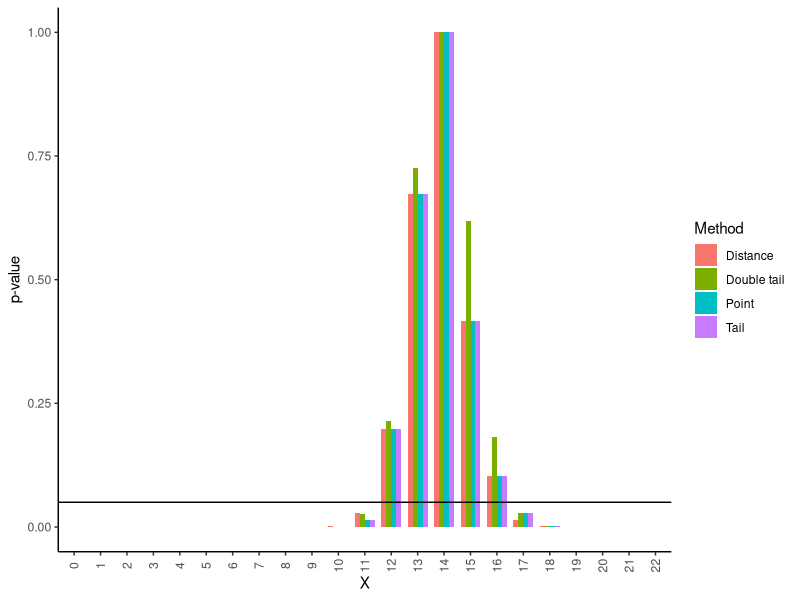
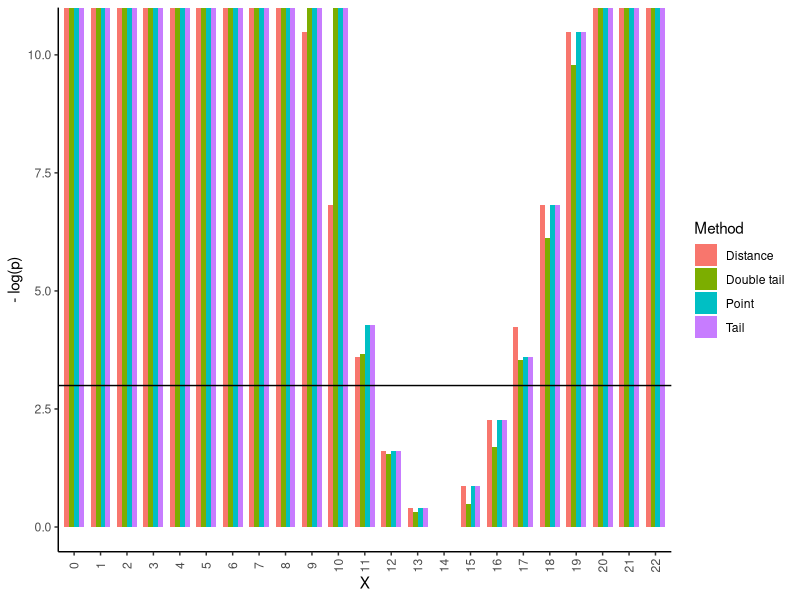
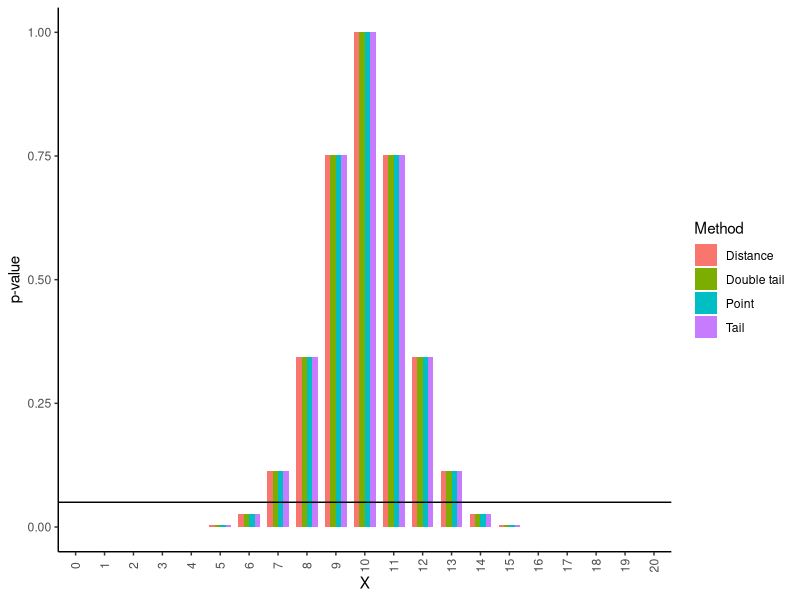
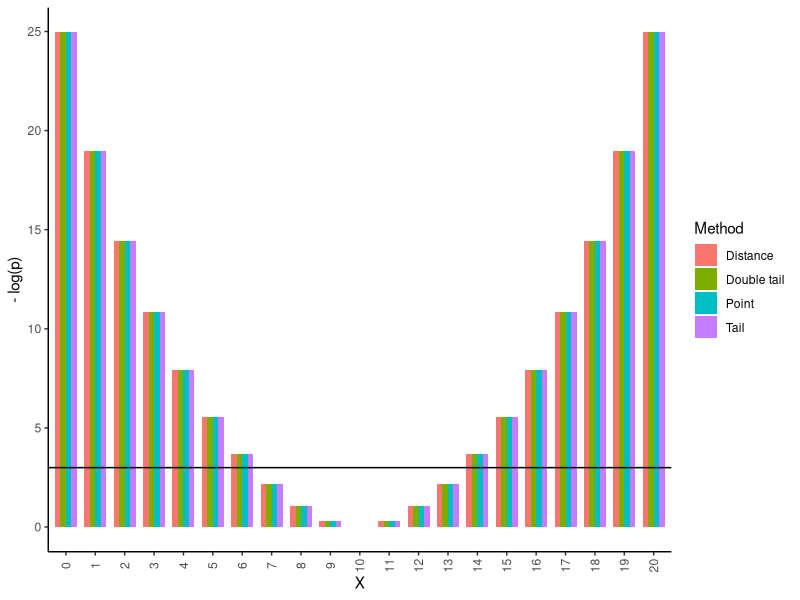
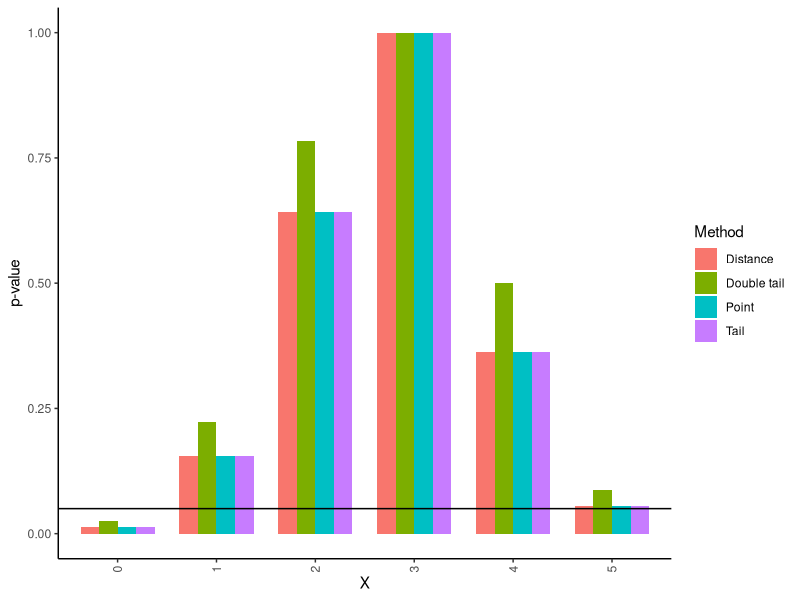
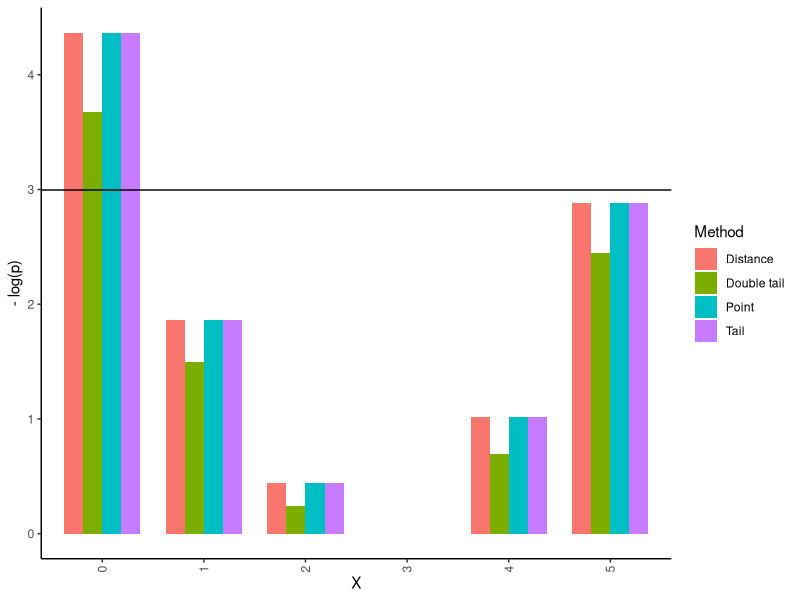
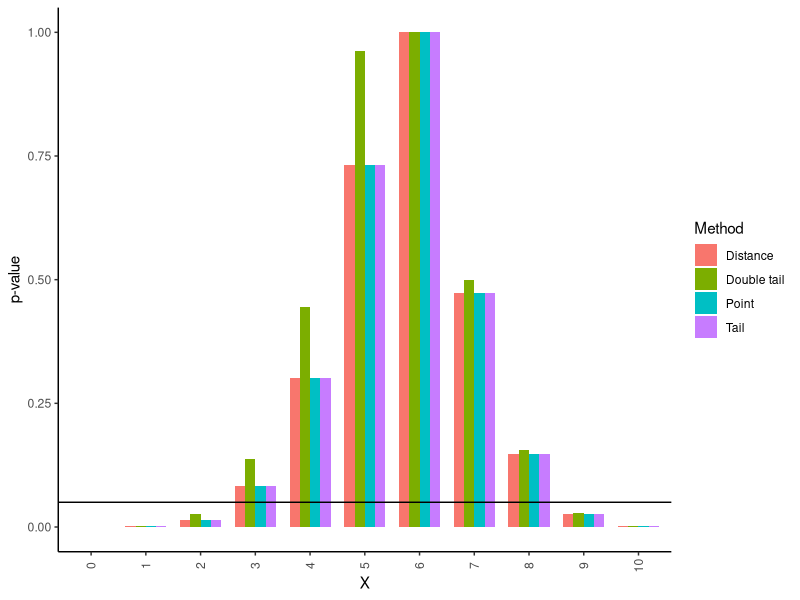
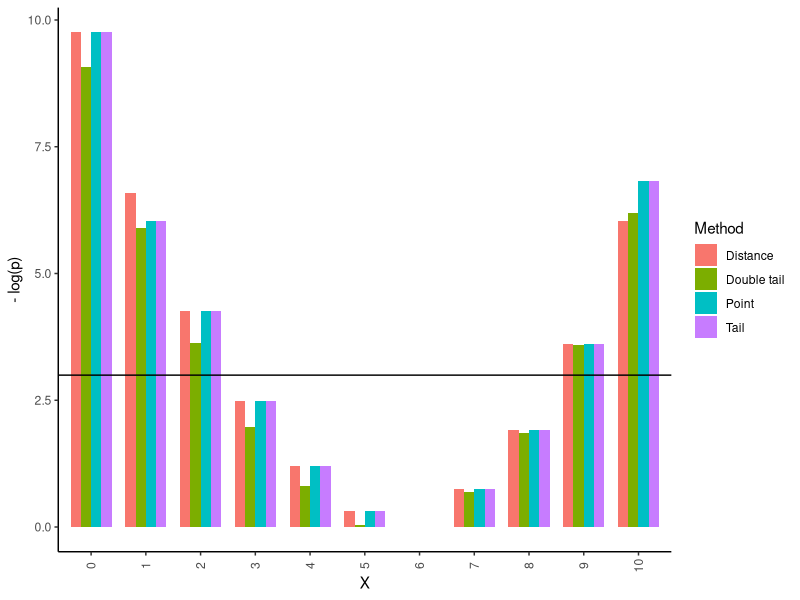

Recreate these plots in R, in order. (Note: this script raises an error after producing the figures.)
## ---- chunk 1
library(ggplot2)
library(reshape2)
library(tidyverse)
## ---- chunk 2
dmodel <- function(x, c, n_1 = 10, n_2 = 10){
  dhyper(x, n_1, n_2, c)
}

pmodel <- function(x, c, n_1 = 10, n_2 = 10){
  phyper(x, n_1, n_2, c)
}

exp_val_model <- function(c, n_1, n_2){
  c*n_1 /(n_1 + n_2)
}
## ---- chunk 3
## Import the methods
## Modify to support Fischer
p_val_a <- function(x, c, n_1, n_2){
  pr_tail_l = pmodel(x, c, n_1, n_2)
  ## Use 1 - tail prob but add point prob
  pr_tail_r = 1 - pr_tail_l + dmodel(x, c, n_1, n_2)
  
  p_val = 2 * min(pr_tail_l, pr_tail_r, 1/2)
  p_val
}

p_val_a(7, 10, 10, 10)

p_val_b <- function(x, c, n_1, n_2, multi_modal = TRUE){
  W_x = dmodel(x, c, n_1, n_2)
  
  S = 0:c
  p_val = 0
  
  if (multi_modal){
    # If multimodal makes this a bad for this p-method
    for(y in S){
      W_y = dmodel(y, c, n_1, n_2)
      if(W_y > W_x){
      }
      else{
        p_y = W_y
        p_val = p_val + p_y
      }
    }
  }
  else{
    #WIP of effectivised computation
  }
  
  p_val
}

p_val_b(3, 10, 10, 10, TRUE)

# Assuming point mass function
p_val_c <- function(x, c, n_1, n_2){
  p_tail_l = pmodel(x, c, n_1, n_2)
  p_tail_r = 1- p_tail_l + dmodel(x, c, n_1, n_2)
  epsilon = 1e-16
  if (p_tail_l < p_tail_r + epsilon){
    # Add the maximum right tail that is smaller than left tail
    ## Start with 0 tail and add one point mass at a time until it grow bigger than left tail
    r_tail_max_smaller = 0
    y = c
    sugg = r_tail_max_smaller
    while(sugg < p_tail_l + epsilon){
      r_tail_max_smaller = sugg # Accept suggestion
      r_add = dmodel(y, c, n_1, n_2) # Calculate new point mass to be added
      sugg = sugg + r_add # Propose new suggestion
      y = y - 1 # Take one lower y-value
    }
    p_val = p_tail_l +  r_tail_max_smaller
  }
  else{
    # Do the same thing but find maximum smaller left tail instead of right
    l_tail_max_smaller = 0
    y = 0
    sugg = l_tail_max_smaller
    while(sugg < p_tail_r + epsilon){
      l_tail_max_smaller = sugg # Accept suggestion
      l_add = dmodel(y, c, n_1, n_2) # Calculate new point mass to be added
      sugg = sugg + l_add # Propose new suggestion
      y = y + 1 # Take one higher y-value
    }
    p_val = p_tail_r +  l_tail_max_smaller
  }
  if(p_val > 1){ # If the distrbution is symmetric it will count the central event twice.
    return(1)
  }
  p_val
}

p_val_c(7, 10, 10, 10)

p_val_d <- function(x, c, n_1, n_2) {
  exp_val = exp_val_model(c, n_1, n_2)
  W_x = abs(x - exp_val)
  
  p_val = 0
  S = 0:c
  for(y in S){
    W_y = abs(y - exp_val)
    if(W_y < W_x){}
    else{
      p_val = p_val + dmodel(y, c, n_1, n_2)
    }
  }
  p_val
}

p_val_d(7, 10, 10, 10)
## ---- chunk 4
# Keeping it simple with bar plots
comparison_p_vals <- function(c, n_1, n_2){
  p_a = NULL
  p_b = NULL
  p_c = NULL
  p_d = NULL

  for(i in 0:c){
    p_a = c(p_a, p_val_a(i, c, n_1, n_2))
    p_b = c(p_b, p_val_b(i, c, n_1, n_2))
    p_c = c(p_c, p_val_c(i, c, n_1, n_2))
    p_d = c(p_d, p_val_d(i, c, n_1, n_2))
  }
  
  df <- data.frame(p_a, p_b, p_c, p_d)
  colnames(df) <- c("Double tail", "Point", "Tail", "Distance")  #Added zero width space for "Double tail" to be shown first in plot
  df["x_val"] <- 0:c
  
  df
}

df <- comparison_p_vals(22, 19, 11)

df %>%
  pivot_longer(-x_val, names_to = "Method", values_to = "P") %>%
  ggplot(aes(x = factor(x_val), y = P, fill = Method), xlab = "Method") +
  geom_bar(stat = "identity", width = .75, position = "dodge") +
  theme_classic() +
  labs(x = "X", y = "p-value")+
  theme(axis.text.x = element_text(angle = 90, vjust = 0.5))+
  geom_hline(yintercept = .05)
  #scale_x_discrete(limits = factor(13:28))
  

df %>%
  pivot_longer(-x_val, names_to = "Method", values_to = "P") %>%
  ggplot(aes(x = factor(x_val), y = -log(P), fill = Method), xlab = "Method") +
  geom_bar(stat = "identity", width = .75, position = "dodge") +
  theme_classic() +
  labs(x = "X", y = "- log(p)")+
  theme(axis.text.x = element_text(angle = 90, vjust = 0.5))+
  #scale_x_discrete(limits = factor(13:28))
  geom_hline(yintercept = -log(5e-2))
## ---- chunk 5
df <-comparison_p_vals(20, 20, 20)

df %>%
  pivot_longer(-x_val, names_to = "Method", values_to = "P") %>%
  ggplot(aes(x = factor(x_val), y = P, fill = Method), xlab = "Method") +
  geom_bar(stat = "identity", width = .75, position = "dodge") +
  theme_classic() +
  labs(x = "X", y = "p-value")+
  theme(axis.text.x = element_text(angle = 90, vjust = 0.5))+
  geom_hline(yintercept = .05)
  #scale_x_discrete(limits = factor(13:28))
  

df %>%
  pivot_longer(-x_val, names_to = "Method", values_to = "P") %>%
  ggplot(aes(x = factor(x_val), y = -log(P), fill = Method), xlab = "Method") +
  geom_bar(stat = "identity", width = .75, position = "dodge") +
  theme_classic() +
  labs(x = "X", y = "- log(p)")+
  theme(axis.text.x = element_text(angle = 90, vjust = 0.5))+
  #scale_x_discrete(limits = factor(13:28))
  geom_hline(yintercept = -log(5e-2))
## ---- chunk 6
df <-comparison_p_vals(5, 25, 20)

df %>%
  pivot_longer(-x_val, names_to = "Method", values_to = "P") %>%
  ggplot(aes(x = factor(x_val), y = P, fill = Method), xlab = "Method") +
  geom_bar(stat = "identity", width = .75, position = "dodge") +
  theme_classic() +
  labs(x = "X", y = "p-value")+
  theme(axis.text.x = element_text(angle = 90, vjust = 0.5))+
  geom_hline(yintercept = .05)
  #scale_x_discrete(limits = factor(13:28))
  

df %>%
  pivot_longer(-x_val, names_to = "Method", values_to = "P") %>%
  ggplot(aes(x = factor(x_val), y = -log(P), fill = Method), xlab = "Method") +
  geom_bar(stat = "identity", width = .75, position = "dodge") +
  theme_classic() +
  labs(x = "X", y = "- log(p)")+
  theme(axis.text.x = element_text(angle = 90, vjust = 0.5))+
  #scale_x_discrete(limits = factor(13:28))
  geom_hline(yintercept = -log(5e-2))
## ---- chunk 7
df <-comparison_p_vals(10, 25, 20)

df %>%
  pivot_longer(-x_val, names_to = "Method", values_to = "P") %>%
  ggplot(aes(x = factor(x_val), y = P, fill = Method), xlab = "Method") +
  geom_bar(stat = "identity", width = .75, position = "dodge") +
  theme_classic() +
  labs(x = "X", y = "p-value")+
  theme(axis.text.x = element_text(angle = 90, vjust = 0.5))+
  geom_hline(yintercept = .05)
  #scale_x_discrete(limits = factor(13:28))
  

df %>%
  pivot_longer(-x_val, names_to = "Method", values_to = "P") %>%
  ggplot(aes(x = factor(x_val), y = -log(P), fill = Method), xlab = "Method") +
  geom_bar(stat = "identity", width = .75, position = "dodge") +
  theme_classic() +
  labs(x = "X", y = "- log(p)")+
  theme(axis.text.x = element_text(angle = 90, vjust = 0.5))+
  #scale_x_discrete(limits = factor(13:28))
  geom_hline(yintercept = -log(5e-2))
## ---- chunk 8
df <-comparison_p_vals(15, 25, 20)

df %>%
  pivot_longer(-x_val, names_to = "Method", values_to = "P") %>%
  ggplot(aes(x = factor(x_val), y = P, fill = Method), xlab = "Method") +
  geom_bar(stat = "identity", width = .75, position = "dodge") +
  theme_classic() +
  labs(x = "X", y = "p-value")+
  theme(axis.text.x = element_text(angle = 90, vjust = 0.5))+
  geom_hline(yintercept = .05)
  #scale_x_discrete(limits = factor(13:28))
  

df %>%
  pivot_longer(-x_val, names_to = "Method", values_to = "P") %>%
  ggplot(aes(x = factor(x_val), y = -log(P), fill = Method), xlab = "Method") +
  geom_bar(stat = "identity", width = .75, position = "dodge") +
  theme_classic() +
  labs(x = "X", y = "- log(p)")+
  theme(axis.text.x = element_text(angle = 90, vjust = 0.5))+
  #scale_x_discrete(limits = factor(13:28))
  geom_hline(yintercept = -log(5e-2))
## ---- chunk 9
df <-comparison_p_vals(22, 25, 20)

df %>%
  pivot_longer(-x_val, names_to = "Method", values_to = "P") %>%
  ggplot(aes(x = factor(x_val), y = P, fill = Method), xlab = "Method") +
  geom_bar(stat = "identity", width = .75, position = "dodge") +
  theme_classic() +
  labs(x = "X", y = "p-value")+
  theme(axis.text.x = element_text(angle = 90, vjust = 0.5))+
  geom_hline(yintercept = .05)
  #scale_x_discrete(limits = factor(13:28))
  

df %>%
  pivot_longer(-x_val, names_to = "Method", values_to = "P") %>%
  ggplot(aes(x = factor(x_val), y = -log(P), fill = Method), xlab = "Method") +
  geom_bar(stat = "identity", width = .75, position = "dodge") +
  theme_classic() +
  labs(x = "X", y = "- log(p)")+
  theme(axis.text.x = element_text(angle = 90, vjust = 0.5))+
  #scale_x_discrete(limits = factor(13:28))
  geom_hline(yintercept = -log(5e-2))
## ---- chunk 10
df <-comparison_p_vals(10, 45, 40)

df %>%
  pivot_longer(-x_val, names_to = "Method", values_to = "P") %>%
  ggplot(aes(x = factor(x_val), y = P, fill = Method), xlab = "Method") +
  geom_bar(stat = "identity", width = .75, position = "dodge") +
  theme_classic() +
  labs(x = "X", y = "p-value")+
  theme(axis.text.x = element_text(angle = 90, vjust = 0.5))+
  geom_hline(yintercept = .05)
  #scale_x_discrete(limits = factor(13:28))
  

df %>%
  pivot_longer(-x_val, names_to = "Method", values_to = "P") %>%
  ggplot(aes(x = factor(x_val), y = -log(P), fill = Method), xlab = "Method") +
  geom_bar(stat = "identity", width = .75, position = "dodge") +
  theme_classic() +
  labs(x = "X", y = "- log(p)")+
  theme(axis.text.x = element_text(angle = 90, vjust = 0.5))+
  #scale_x_discrete(limits = factor(13:28))
  geom_hline(yintercept = -log(5e-2))
## ---- chunk 11
df <-comparison_p_vals(25, 45, 40)

df %>%
  pivot_longer(-x_val, names_to = "Method", values_to = "P") %>%
  ggplot(aes(x = factor(x_val), y = P, fill = Method), xlab = "Method") +
  geom_bar(stat = "identity", width = .75, position = "dodge") +
  theme_classic() +
  labs(x = "X", y = "p-value")+
  theme(axis.text.x = element_text(angle = 90, vjust = 0.5))+
  geom_hline(yintercept = .05)
  #scale_x_discrete(limits = factor(13:28))
  

df %>%
  pivot_longer(-x_val, names_to = "Method", values_to = "P") %>%
  ggplot(aes(x = factor(x_val), y = -log(P), fill = Method), xlab = "Method") +
  geom_bar(stat = "identity", width = .75, position = "dodge") +
  theme_classic() +
  labs(x = "X", y = "- log(p)")+
  theme(axis.text.x = element_text(angle = 90, vjust = 0.5))+
  #scale_x_discrete(limits = factor(13:28))
  geom_hline(yintercept = -log(5e-2))
## ---- chunk 12
df <-comparison_p_vals(42, 45, 40)

df %>%
  pivot_longer(-x_val, names_to = "Method", values_to = "P") %>%
  ggplot(aes(x = factor(x_val), y = P, fill = Method), xlab = "Method") +
  geom_bar(stat = "identity", width = .75, position = "dodge") +
  theme_classic() +
  labs(x = "X", y = "p-value")+
  theme(axis.text.x = element_text(angle = 90, vjust = 0.5))+
  geom_hline(yintercept = .05)
  #scale_x_discrete(limits = factor(13:28))
  

df %>%
  pivot_longer(-x_val, names_to = "Method", values_to = "P") %>%
  ggplot(aes(x = factor(x_val), y = -log(P), fill = Method), xlab = "Method") +
  geom_bar(stat = "identity", width = .75, position = "dodge") +
  theme_classic() +
  labs(x = "X", y = "- log(p)")+
  theme(axis.text.x = element_text(angle = 90, vjust = 0.5))+
  #scale_x_discrete(limits = factor(13:28))
  geom_hline(yintercept = -log(5e-2))
## ---- chunk 13
df <-comparison_p_vals(5, 30, 15)

df %>%
  pivot_longer(-x_val, names_to = "Method", values_to = "P") %>%
  ggplot(aes(x = factor(x_val), y = P, fill = Method), xlab = "Method") +
  geom_bar(stat = "identity", width = .75, position = "dodge") +
  theme_classic() +
  labs(x = "X", y = "p-value")+
  theme(axis.text.x = element_text(angle = 90, vjust = 0.5))+
  geom_hline(yintercept = .05)
  #scale_x_discrete(limits = factor(13:28))
  

df %>%
  pivot_longer(-x_val, names_to = "Method", values_to = "P") %>%
  ggplot(aes(x = factor(x_val), y = -log(P), fill = Method), xlab = "Method") +
  geom_bar(stat = "identity", width = .75, position = "dodge") +
  theme_classic() +
  labs(x = "X", y = "- log(p)")+
  theme(axis.text.x = element_text(angle = 90, vjust = 0.5))+
  #scale_x_discrete(limits = factor(13:28))
  geom_hline(yintercept = -log(5e-2))
## ---- chunk 14
df <-comparison_p_vals(15, 30, 15)

df %>%
  pivot_longer(-x_val, names_to = "Method", values_to = "P") %>%
  ggplot(aes(x = factor(x_val), y = P, fill = Method), xlab = "Method") +
  geom_bar(stat = "identity", width = .75, position = "dodge") +
  theme_classic() +
  labs(x = "X", y = "p-value")+
  theme(axis.text.x = element_text(angle = 90, vjust = 0.5))+
  geom_hline(yintercept = .05)
  #scale_x_discrete(limits = factor(13:28))
  

df %>%
  pivot_longer(-x_val, names_to = "Method", values_to = "P") %>%
  ggplot(aes(x = factor(x_val), y = -log(P), fill = Method), xlab = "Method") +
  geom_bar(stat = "identity", width = .75, position = "dodge") +
  theme_classic() +
  labs(x = "X", y = "- log(p)")+
  theme(axis.text.x = element_text(angle = 90, vjust = 0.5))+
  #scale_x_discrete(limits = factor(13:28))
  geom_hline(yintercept = -log(5e-2))
## ---- chunk 15
df <-comparison_p_vals(15, 31, 15)

df %>%
  pivot_longer(-x_val, names_to = "Method", values_to = "P") %>%
  ggplot(aes(x = factor(x_val), y = P, fill = Method), xlab = "Method") +
  geom_bar(stat = "identity", width = .75, position = "dodge") +
  theme_classic() +
  labs(x = "X", y = "p-value")+
  theme(axis.text.x = element_text(angle = 90, vjust = 0.5))+
  geom_hline(yintercept = .05)
  #scale_x_discrete(limits = factor(13:28))
  

df %>%
  pivot_longer(-x_val, names_to = "Method", values_to = "P") %>%
  ggplot(aes(x = factor(x_val), y = -log(P), fill = Method), xlab = "Method") +
  geom_bar(stat = "identity", width = .75, position = "dodge") +
  theme_classic() +
  labs(x = "X", y = "- log(p)")+
  theme(axis.text.x = element_text(angle = 90, vjust = 0.5))+
  #scale_x_discrete(limits = factor(13:28))
  geom_hline(yintercept = -log(5e-2))
## ---- chunk 16
df <-comparison_p_vals(22, 30, 15)

df %>%
  pivot_longer(-x_val, names_to = "Method", values_to = "P") %>%
  ggplot(aes(x = factor(x_val), y = P, fill = Method), xlab = "Method") +
  geom_bar(stat = "identity", width = .75, position = "dodge") +
  theme_classic() +
  labs(x = "X", y = "p-value")+
  theme(axis.text.x = element_text(angle = 90, vjust = 0.5))+
  geom_hline(yintercept = .05)
  #scale_x_discrete(limits = factor(13:28))
  

df %>%
  pivot_longer(-x_val, names_to = "Method", values_to = "P") %>%
  ggplot(aes(x = factor(x_val), y = -log(P), fill = Method), xlab = "Method") +
  geom_bar(stat = "identity", width = .75, position = "dodge") +
  theme_classic() +
  labs(x = "X", y = "- log(p)")+
  theme(axis.text.x = element_text(angle = 90, vjust = 0.5))+
  #scale_x_discrete(limits = factor(13:28))
  geom_hline(yintercept = -log(5e-2))
## ---- chunk 17
# calculate power 
power_calc <- function(p_1, p_2, n_1, n_2, a, method){
  power = 0
  
  K = 0:(n_1 + n_2)
  for(c in K){
    # Calculate prob of c
    prob_c = prob_c_calc(c, p_1, p_2, n_1, n_2)
      
    S = 0:c
    for(i in S){
      p_val = method(i, c, n_1, n_2)
      if(a > p_val){
        prob_i_given_c = dmodel(i, c, n_1, n_2)
        power = power + prob_i_given_c * prob_c
      }
    }
  }
  power
}

prob_c_calc <- function(c, p_1, p_2, n_1, n_2){
  prob_c = 0
  for(i in 0:c){
    prob_ic = dbinom(i, n_1, p_1) *dbinom(c-i, n_2, p_2)
    prob_c = prob_c + prob_ic
  }
  prob_c
}

power_calc(0.1, 0.1, 220, 200, 0.05, p_val_a)
## ---- chunk 18
power_calc_optimized <- function(p_x, p_y, n_x, n_y, a, method){
  power = 0
  
  for(x in 0:n_x){
    prob_x = dbinom(x, n_x, p_x)
    for(y in 0:n_y){
      prob_y = dbinom(y, n_y, p_y)
      
      p_val = method(x, x + y, n_x, n_y)
      if(p_val < a){
        power = power + prob_x * prob_y
      }
    }
  }
  power
}

power_calc_optimized(0.2, 0.1, 100, 80, 0.05, p_val_c_power)
## ---- chunk 19
# Modifications of methods for optimized power calc
p_val_c_power <- function(x, c, n_1, n_2, a = 0.05){
  # This function will determine if the given experiment and data resulted in a rejection or not wrt to the hypothesis test/significance level
  p_tail_l = pmodel(x, c, n_1, n_2)
  p_tail_r = 1- p_tail_l + dmodel(x, c, n_1, n_2)
  epsilon = 1e-8
  if (p_tail_l < p_tail_r + epsilon){
    if(p_tail_l > a){
      # If the lowest tail value is higher than the significance level the null hypothesis is not rejected
      return(1)
    }
    if(2*p_tail_l < a){
      # If the highest tail value you add to the p_value is lower than half the null hypthesis is rejected
      return(0)
    }
    # Add the maximum right tail that is smaller than left tail
    ## Start with 0 tail and add one point mass at a time until it grow bigger than left tail
    r_tail_max_smaller = 0
    y = c
    sugg = r_tail_max_smaller
    while(sugg < p_tail_l + epsilon){
      r_tail_max_smaller = sugg # Accept suggestion
      r_add = dmodel(y, c, n_1, n_2) # Calculate new point mass to be added
      sugg = sugg + r_add # Propose new suggestion
      y = y - 1 # Take one lower y-value
    }
    p_val = p_tail_l +  r_tail_max_smaller
  }
  else{
    if(p_tail_r > a){
      # If the lowest tail value is higher than the significance level the test fails necessairly
      return(1)
    }
    if(2*p_tail_r < a){
      # If the highest tail value you add to the p_value is lower than half the null hypthesis is rejected
      return(0)
    }
    # Do the same thing but find maximum smaller left tail instead of right
    l_tail_max_smaller = 0
    y = 0
    sugg = l_tail_max_smaller
    while(sugg < p_tail_r + epsilon){
      l_tail_max_smaller = sugg # Accept suggestion
      l_add = dmodel(y, c, n_1, n_2) # Calculate new point mass to be added
      sugg = sugg + l_add # Propose new suggestion
      y = y + 1 # Take one higher y-value
    }
    p_val = p_tail_r +  l_tail_max_smaller
  }
  if(p_val > 1){ # If the distrbution is symmetric it will count the central event twice.
    return(1)
  }
  p_val
}

## ---- chunk 20
## make the heatmap plotting function
